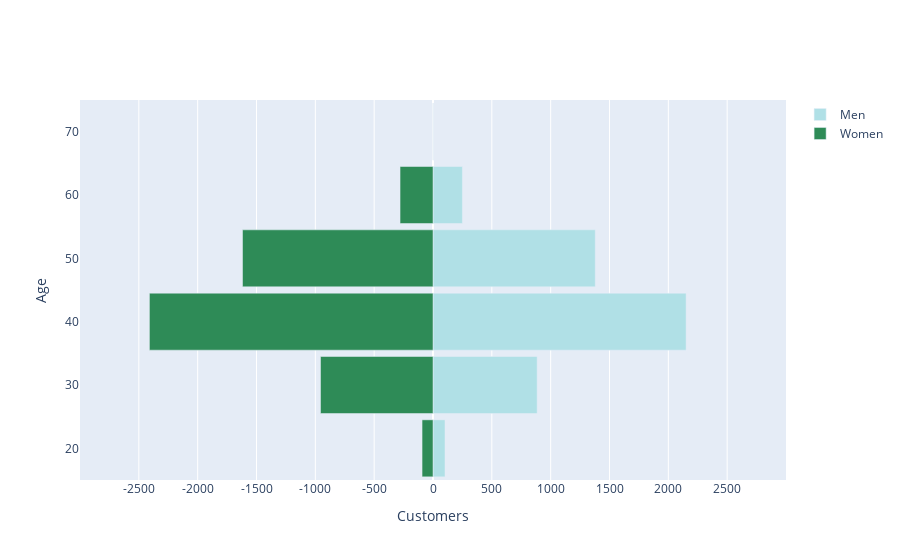

Here is the notebook cell this chart was saved with:
### Code cell
women_bins = np.array(-1 * pyramid[pyramid['Gender'] == 'F']['CLIENTNUM'])
men_bins = np.array(pyramid[pyramid['Gender'] == 'M']['CLIENTNUM'])
y = list(range(20, 100, 10))

layout = go.Layout(yaxis=go.layout.YAxis(title='Age'),
                    xaxis=go.layout.XAxis(
                        range=[-3000, 3000],
                        tickvals=[-2500,-2000,-1500,-1000,-500, 0, 500, 1000, 1500, 2000, 2500],
                        ticktext=[-2500,-2000,-1500,-1000,-500, 0, 500, 1000, 1500, 2000, 2500],
                        title='Customers'),
                    barmode='overlay',
                    bargap=0.1)

p_data = [go.Bar(y=y, x=men_bins,
                orientation='h',
                name='Men',
                hoverinfo='x',
                marker=dict(color='powderblue')),
        go.Bar(y=y, x=women_bins,
                orientation='h',
                name='Women',
                hoverinfo='x',
                marker=dict(color='seagreen'))]        

iplot(dict(data=p_data, layout=layout))

### Figure 1 — Plotly figure (JSON) as saved in the notebook; plotly's stock layout.template omitted (floating-point values rounded to 4 significant figures)
{"data": [{"hoverinfo": "x", "marker": {"color": "powderblue"}, "name": "Men", "orientation": "h", "type": "bar", "x": [102, 885, 2151, 1379, 250, 2], "y": [20, 30, 40, 50, 60, 70, 80, 90]}, {"hoverinfo": "x", "marker": {"color": "seagreen"}, "name": "Women", "orientation": "h", "type": "bar", "x": [-93, -956, -2410, -1619, -280, 0], "y": [20, 30, 40, 50, 60, 70, 80, 90]}], "layout": {"bargap": 0.1, "barmode": "overlay", "xaxis": {"range": [-3000, 3000], "ticktext": [-2500, -2000, -1500, -1000, -500, 0, 500, 1000, 1500, 2000, 2500], "tickvals": [-2500, -2000, -1500, -1000, -500, 0, 500, 1000, 1500, 2000, 2500], "title": {"text": "Customers"}}, "yaxis": {"title": {"text": "Age"}}}}
